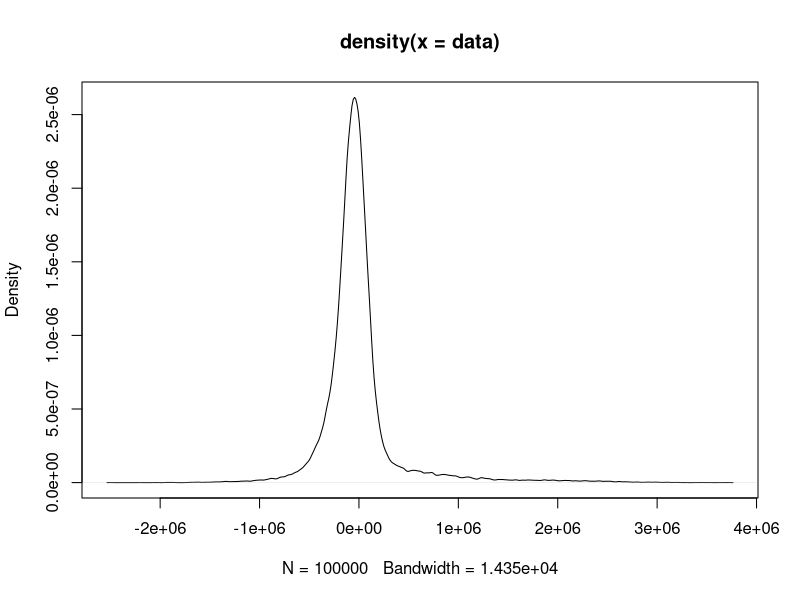

Reproduce this figure in R.
set.seed(8)               # this makes the example reproducible
N     = 100000# this is how many data you want
probs = c(0.5281774, 0.01907089, 0.14569678, 0.3070549)          # these are *cumulative* probabilities; since they 
#   necessarily sum to 1, the last would be redundant
means_ =  c(-39056.8117562, 1902885.30663239, 152396.81151173,-123315.08391198)
sd_ = c(104675.57010048, 553230.55450601, 623484.76430645, 201524.65961199)
dists = runif(N)          # here I'm generating random variates from a uniform
#   to select the relevant distribution

# this is where the actual data are generated, it's just some if->then
#   statements, followed by the normal distributions you were interested in
data = vector(length=N)
for(i in 1:N){
  if(dists[i]<probs[1]){
    data[i] = rnorm(1, mean=means_[1], sd=sd_[1])
  } else if(dists[i]<(probs[2]+probs[1])){
    data[i] = rnorm(1, mean=means_[2], sd=sd_[2])
  } else if(dists[i]<(probs[3] + probs[2]+probs[1])){
    data[i] = rnorm(1,mean=means_[3], sd=sd_[3])
  } else {
    data[i] = rnorm(1, mean=means_[4], sd=sd_[4])
  }
}

# here are a couple of ways of looking at the results
summary(data)


plot(density(data))
